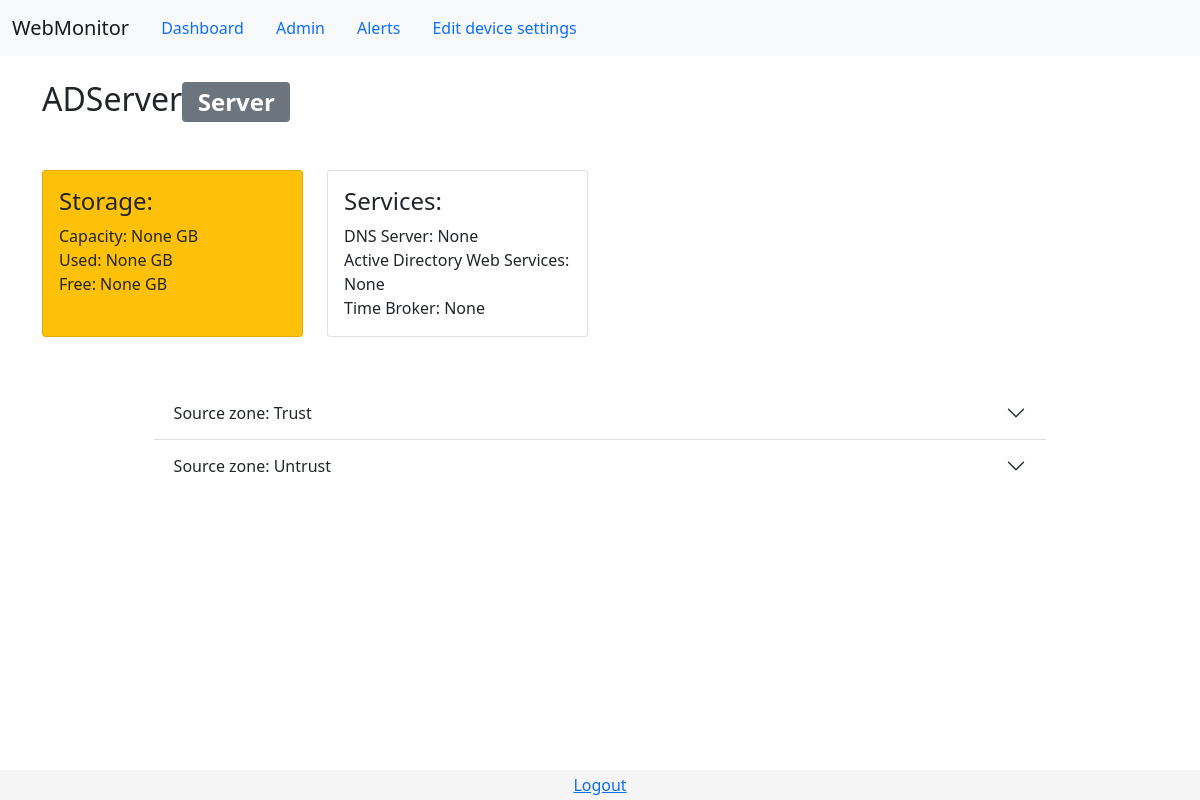
The page /device/ADServer/ (signed in) on the database its author committed.
### WebMonitor/models.py (models this page shows, shortened)
class Device(models.Model):
    name = models.CharField(max_length=50)
    community_name = models.CharField(max_length=50)
    type = models.CharField(max_length=30)
    producent = models.ForeignKey(Producent, on_delete=models.PROTECT)
    model = models.CharField(max_length=50)
    ipaddress = models.GenericIPAddressField()
    sessions = models.PositiveIntegerField(editable=False, null=True)
    status = models.CharField(max_length=50, editable=False, null=True)
    storage = models.DecimalField(editable=False, null=True, decimal_places=2, max_digits=10)
    used_storage = models.DecimalField(editable=False, null=True, decimal_places=2, max_digits=10)
    used_storage_warning = models.DecimalField(null=True, blank=True, decimal_places=2, max_digits=10)
    used_storage_critical = models.DecimalField(null=True, blank=True, decimal_places=2, max_digits=10)
    used_storage_percentage = models.DecimalField(null=True, blank=True, decimal_places=2, max_digits=10, editable=False)
    free_storage = models.DecimalField(editable=False, null=True, decimal_places=2, max_digits=10)
    cpu_load = models.PositiveIntegerField(editable=False, null=True)
    cpu_load_warning = models.PositiveIntegerField(null=True, blank=True)
    cpu_load_critical = models.PositiveIntegerField(null=True, blank=True)
    temperature = models.IntegerField(editable=False, null=True)
    temperature_warning = models.IntegerField(null=True, blank=True)
    temperature_critical = models.IntegerField(null=True, blank=True)
    session_count_warning = models.IntegerField(null=True, blank=True)
    session_count_critical = models.IntegerField(null=True, blank=True)
    status_opOID = models.CharField(max_length=100, null=True, blank=True)
    temperature_opOID = models.CharField(max_length=100, null=True, blank=True)
    cpu_opOID = models.CharField(max_length=100, null=True, blank=True)
    storage_opOID = models.CharField(max_length=100, null=True, blank=True)
    storage_alloc_opOID = models.CharField(max_length=100, null=True, blank=True)
    usedstorage_opOID = models.CharField(max_length=100, null=True, blank=True)

class Service(models.Model):
    name = models.CharField(max_length=50)
    device = models.ForeignKey(Device, on_delete=models.PROTECT, default=None)
    status = models.CharField(max_length=50, editable=False, null=True)
    service_opOID = models.CharField(max_length=200, null=True)

class Zone(models.Model):
    name = models.CharField(max_length=30)
    firewall = models.ForeignKey(Firewall, on_delete=models.CASCADE, null=True, blank=True)

### WebMonitor/views.py (the view)
# urls.py: path('device/<devicename>/', views.deviceInfo, name='wmdeviceinfo'),
@login_required(login_url='/login/')
def deviceInfo(request, devicename):
    context = {
        'devicename': Device.objects.get(name=devicename),
        'zones': Zone.objects.all(),
        'sessions': Session.objects.filter(device=Device.objects.get(name=devicename)),
        'services': Service.objects.filter(device=Device.objects.get(name=devicename))
    }
    return render(request, 'WebMonitor/deviceInfo.html', context)

### WebMonitor/templates/WebMonitor/deviceInfo.html (shortened to what this page needs)
﻿{% extends "WebMonitor/base.html" %}
{% block navitem %}
    <li class="nav-item">
        <a class="nav-link" href="/admin/WebMonitor/device/{{devicename.id}}/change/">Edit device settings</a>
    </li>
{% endblock navitem %}
{% block content %}
    <h2>{{ devicename.name }}<span class="badge bg-secondary">{{ devicename.type }}</span></h2>
    <div class="row row-cols-1 row-cols-md-4 g-4">
        {% if devicename.storage_opOID != None %}
        <div class="col">
            {% if devicename.used_storage_percentage < devicename.used_storage_warning %}
            <div class="card h-100 text-dark bg-light mb-3">
            {% elif devicename.used_storage_percentage > devicename.used_storage_critical %}
            <div class="card h-100 text-white bg-danger mb-3">
            {% else %}
            <div class="card h-100 text-dark bg-warning mb-3">
            {% endif %}
                <div class="card-body">
                    <h4 class="card-title">Storage:</h4>
                    <p class="card-text">
                        Capacity: {{ devicename.storage }} GB <br />
                        Used: {{ devicename.used_storage }} GB <br />
                        Free: {{ devicename.free_storage }} GB
                    </p>
                </div>
            </div>
        </div>
        {% endif %}
        {% if services %}
        <div class="col">
            <div class="card h-100">
                <div class="card-body">
                    <h4 class="card-title">Services:</h4>
                    <p class="card-text">
                        {% for service in services %}
                            {{ service.name }}:  {{ service.status }} <br />
                        {% endfor %}
                    </p>
                </div>
            </div>
        </div>
        {% endif %}
    </div>
    <div class="accordion accordion-flush" id="accordionFlushExample">
        {% for zone in zones %}
            <div class="accordion-item">
                <h2 class="accordion-header" id="flush-headingOne_{{zone.name}}">
                    <button class="accordion-button collapsed" type="button" data-bs-toggle="collapse" data-bs-target="#flush-collapseOne_{{zone.name}}" aria-expanded="false" aria-controls="flush-collapseOne_{{zone.name}}">
                        Source zone: {{ zone.name }}
                    </button>
                </h2>
            </div>
        {% endfor %}
    </div>
{% endblock content %}

### WebMonitor/templates/WebMonitor/base.html (shortened to what this page needs)
﻿{% load static %}
<html>
<head>
    <link href="https://cdn.jsdelivr.net/npm/bootstrap@5.0.0-beta1/dist/css/bootstrap.min.css" rel="stylesheet">
    <link rel="stylesheet" type="text/css" href="{% static 'WebMonitor/main.css' %}" />
</head>
<body>
    <nav class="navbar navbar-expand-lg navbar-light bg-light">
        <div class="container-fluid">
            <a class="navbar-brand" href="#">WebMonitor</a>
            <div class="collapse navbar-collapse" id="navbarNav">
                <ul class="nav justify-content-center">
                    <li class="nav-item">
                        <a class="nav-link active" aria-current="page" href="/dashboard/">Dashboard</a>
                    </li>
                    <li class="nav-item">
                        <a class="nav-link" href="/admin/">Admin</a>
                    </li>
                    <li class="nav-item">
                        <a class="nav-link" href="/alerts/">Alerts</a>
                    </li>
                    {% block navitem %}{% endblock %}
                </ul>
            </div>
        </div>
    </nav>
    <div class="container">
        {% block content %}{% endblock %}
    </div>
    <footer class="footer">
        <div class="container">
            <a href="{% url 'logout' %}">Logout</a>
        </div>
    </footer>
</body>
</html>

### WebMonitor/static/WebMonitor/main.css (style rules this page uses)
body { margin-top:0px; }
body nav { top: 0; position: fixed !important; width: 100%; z-index: 999; }
body > div.container,body > div.container-fluid { margin-top:56px }
footer { position: fixed; left: 0; bottom: 0; width: 100%; height: 30px; line-height: 30px; background-color: #f5f5f5; text-align: center; }
.accordion { padding-top: 50px; margin-left: 10%; margin-right: 10%; }
.row { padding-top: 40px; }

### rows shown on the page
Device: name "ADServer", type "Server", storage "None", used_storage "None", free_storage "None"
Service: name "DNS Server", status "None"
Service: name "Active Directory Web Services", status "None"
Service: name "Time Broker", status "None"
Zone: name "Trust"
Zone: name "Untrust"
